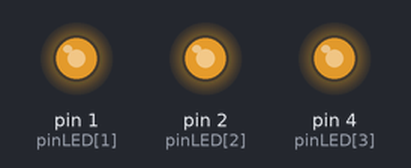
Simulated run of this sketch. Board: Arduino Uno, built with avr-gcc and run on an emulated ATmega328P. Shown: output pins drawn as LEDs (lit = HIGH).

Above: at 0.15 s.
Timing chart, 0 to 21.3 s (numbered marks = the images above):
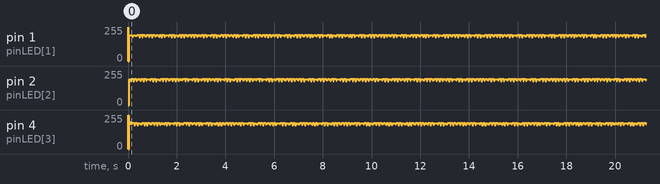

The sketch:

pulsera_mux_01_array.ino
```cpp
// pines conectados a los LEDs
byte pinLED[] = {0, 1, 2, 4};
//               0  1  2  3
//uint16_t salida = 07770;
//uint16_t salida[12] = {1, 0, 1, 0, 1, 0, 1, 0 , 1, 0, 1, 0};
//                     0  1  2  3  4  5  6  7  8  9 10 11
uint16_t salida[12] = {1, 0, 0, 0, 0, 0, 0, 0 , 0, 0, 0, 0};
int t = 3;

void setup() {
  /*
  pinMode(0, OUTPUT);
  pinMode(1, OUTPUT);
  pinMode(2, INPUT);
  //pinMode(3, INPUT);
  pinMode(4, OUTPUT);
  //pinMode(5, INPUT);

  digitalWrite(0, 0);
  digitalWrite(1, 1);
  digitalWrite(2, 0);
  //digitalWrite(3, HIGH);
  digitalWrite(4, 1);
  //digitalWrite(5, HIGH);
  */
}

void loop() {
  //barrido();

  //Grupo 0 ///////////////////////////////////////////
  pinMode(0, OUTPUT);
  digitalWrite(0, 0);

  pinMode(1, OUTPUT);
  pinMode(2, INPUT);
  pinMode(4, OUTPUT);
  digitalWrite(1, 1);
  //digitalWrite(2, 0);
  digitalWrite(4, 1);

  delay(t);

  //Grupo 1 //////////////////////////////////////////
  pinMode(1, OUTPUT);
  digitalWrite(1, 0);

  pinMode(0, INPUT);
  pinMode(2, OUTPUT);
  pinMode(4, INPUT);
  //digitalWrite(0, 0);
  digitalWrite(2, 1);
  //digitalWrite(4, 0);

  delay(t);

  //Grupo 2 ///////////////////////////////////////
  pinMode(2, OUTPUT);
  digitalWrite(2, 0);

  pinMode(0, OUTPUT);
  pinMode(1, OUTPUT);
  pinMode(4, INPUT);
  digitalWrite(0, 1);
  digitalWrite(1, 1);
  //digitalWrite(4, 0);

  delay(t);

  //Grupo 4 ///////////////////////////////////////
  pinMode(4, OUTPUT);
  digitalWrite(4, 0);

  pinMode(0, INPUT);
  pinMode(1, OUTPUT);
  pinMode(2, OUTPUT);
  //digitalWrite(0, 0);
  digitalWrite(1, 1);
  digitalWrite(2, 1);

  delay(t);
}

void barrido() {
  // usa un array de 12 elementos
  // cada elemento indica el estado de un LED

  /*for (byte i = 0; i <= 3; i ++) {
    pinMode(pinLED[i], OUTPUT); //
    digitalWrite(pinLED[i], 0); //
    }*/

  byte k = 0; //posición en el array

  for (byte i = 0; i <= 3; i ++) {
    pinMode(pinLED[i], OUTPUT); //salida
    digitalWrite(pinLED[i], 0); //en nivel bajo (GND)

    for (byte j = 0; j <= 3; j ++) {
      if (i != j) { //no puede ser el mismo pin
        if (salida[k] == 1) {
          pinMode(pinLED[j], OUTPUT); //salida
          digitalWrite(pinLED[j], 1); //encendido
        }
        else {
          digitalWrite(pinLED[j], 0); //apagar
          pinMode(pinLED[j], INPUT); //entrada
        }

        k ++; //incrementar posición
        delay(1);
      }
    }
  }
}
```
